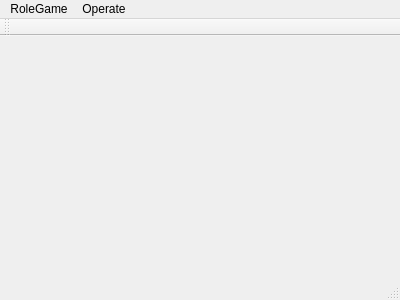
<?xml version="1.0" encoding="UTF-8"?>
<ui version="4.0">
 <class>MainWindow</class>
 <widget class="QMainWindow" name="MainWindow">
  <property name="geometry">
   <rect>
    <x>0</x>
    <y>0</y>
    <width>400</width>
    <height>300</height>
   </rect>
  </property>
  <property name="windowTitle">
   <string>MainWindow</string>
  </property>
  <widget class="QWidget" name="centralWidget"/>
  <widget class="QMenuBar" name="menuBar">
   <property name="geometry">
    <rect>
     <x>0</x>
     <y>0</y>
     <width>400</width>
     <height>19</height>
    </rect>
   </property>
   <widget class="QMenu" name="menuRoleGame">
    <property name="title">
     <string>RoleGame</string>
    </property>
   </widget>
   <widget class="QMenu" name="menuPause">
    <property name="title">
     <string>Operate</string>
    </property>
    <addaction name="actionRestart"/>
    <addaction name="actionPause"/>
   </widget>
   <addaction name="menuRoleGame"/>
   <addaction name="menuPause"/>
  </widget>
  <widget class="QToolBar" name="mainToolBar">
   <attribute name="toolBarArea">
    <enum>TopToolBarArea</enum>
   </attribute>
   <attribute name="toolBarBreak">
    <bool>false</bool>
   </attribute>
  </widget>
  <widget class="QStatusBar" name="statusBar"/>
  <action name="actionRestart">
   <property name="checkable">
    <bool>true</bool>
   </property>
   <property name="text">
    <string>restart</string>
   </property>
  </action>
  <action name="actionPause">
   <property name="checkable">
    <bool>true</bool>
   </property>
   <property name="text">
    <string>pause</string>
   </property>
  </action>
 </widget>
 <layoutdefault spacing="6" margin="11"/>
 <resources/>
 <connections/>
</ui>
